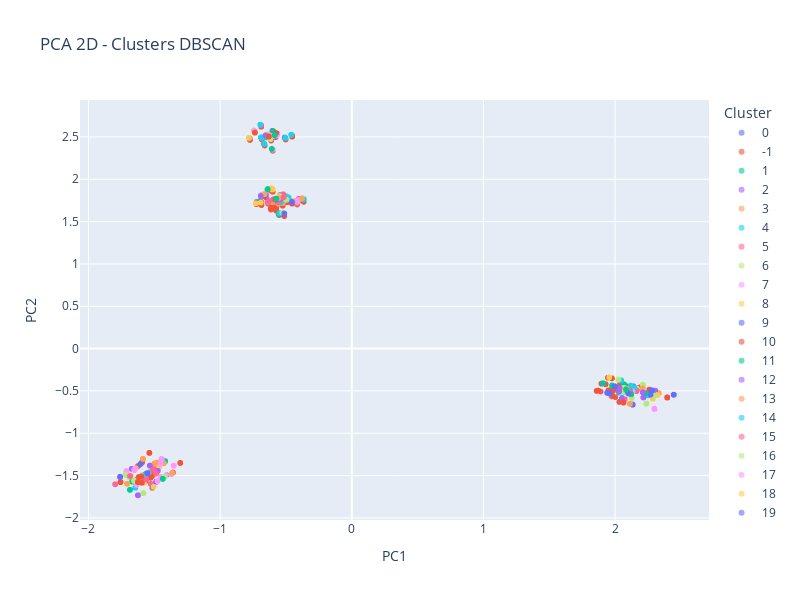

Write notebook code for a chart like this one.
### Code cell
pca_df = pd.DataFrame(X_pca[:, :2], columns=["PC1", "PC2"])
pca_df["dbscan"] = labels_dbscan
pca_df["cluster"] = pca_df["dbscan"].astype(str)

fig = px.scatter(
    pca_df,
    x="PC1",
    y="PC2",
    color="cluster",
    opacity=0.6,
    labels={"cluster": "Cluster"},
    title="PCA 2D - Clusters DBSCAN"
)
fig.update_traces(marker=dict(size=6))
fig.update_layout(height=600, width=800)
fig.show()
